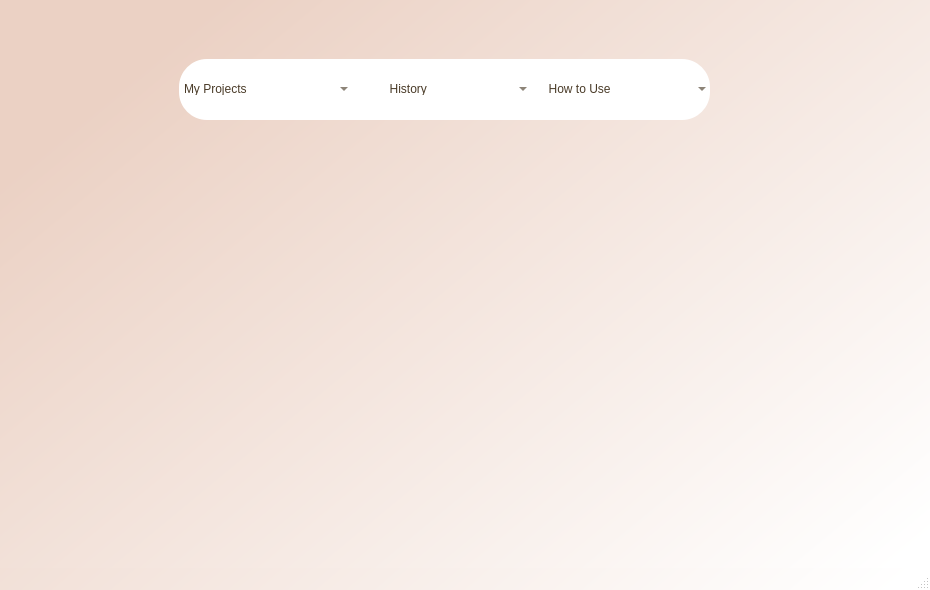
<?xml version="1.0" encoding="UTF-8"?>
<ui version="4.0">
 <class>MainWindow</class>
 <widget class="QMainWindow" name="MainWindow">
  <property name="windowModality">
   <enum>Qt::NonModal</enum>
  </property>
  <property name="enabled">
   <bool>true</bool>
  </property>
  <property name="geometry">
   <rect>
    <x>0</x>
    <y>0</y>
    <width>930</width>
    <height>590</height>
   </rect>
  </property>
  <property name="minimumSize">
   <size>
    <width>100</width>
    <height>200</height>
   </size>
  </property>
  <property name="maximumSize">
   <size>
    <width>1452</width>
    <height>1024</height>
   </size>
  </property>
  <property name="windowTitle">
   <string>MainWindow</string>
  </property>
  <property name="styleSheet">
   <string notr="true">#MainWindow{
background-color: qlineargradient(spread:pad, x1:0.045, y1:0.261, x2:0.988636, y2:0.955, stop:0 rgba(235, 209, 196, 255), stop:1 rgba(255, 255, 255, 255));
width: fit-content;
heigth: fit-content;
block-size: fit-content;
}
</string>
  </property>
  <widget class="QWidget" name="centralwidget">
   <property name="styleSheet">
    <string notr="true">#centralwidget{
background-color: qlineargradient(spread:pad, x1:0.045, y1:0.261, x2:0.988636, y2:0.955, stop:0 rgba(235, 209, 196, 255), stop:1 rgba(255, 255, 255, 255));
width: fit-content;
heigth: fit-content;
block-size: fit-content;
}</string>
   </property>
   <widget class="QWidget" name="widget" native="true">
    <property name="geometry">
     <rect>
      <x>-1</x>
      <y>-1</y>
      <width>931</width>
      <height>601</height>
     </rect>
    </property>
    <property name="styleSheet">
     <string notr="true">width: fit-content;
block-size: fit-content;</string>
    </property>
    <layout class="QVBoxLayout" name="verticalLayout">
     <item>
      <widget class="QWidget" name="widget_2" native="true">
       <widget class="QWidget" name="threeBtn" native="true">
        <property name="geometry">
         <rect>
          <x>180</x>
          <y>60</y>
          <width>531</width>
          <height>61</height>
         </rect>
        </property>
        <property name="styleSheet">
         <string notr="true">#threeBtn{
background-color: rgb(255, 255, 255);
border-radius:28px;
}
</string>
        </property>
        <layout class="QHBoxLayout" name="horizontalLayout">
         <item>
          <widget class="QComboBox" name="myProjects">
           <property name="minimumSize">
            <size>
             <width>25</width>
             <height>0</height>
            </size>
           </property>
           <property name="styleSheet">
            <string notr="true">#myProjects{
border-radius:4px;
font: 600 12pt &quot;Segoe UI&quot;;
color:#4A3B28;
background: transparent;
}
#myProjects::drop-down{
image:url(:/images/arrowdown.png);
width: 20px;
height: 20px;
}
#myProjects QAbstractItemView {
background-color: rgba(255, 255, 255, 0.75);
border-bottom-left-radius: 15px;
border-bottom-right-radius: 15px;
padding: 10px;
outline: none;
}
#myProjects QAbstractItemView::item {
background-color: #FFFFFF;
color: #4A3B28;
text-align: center;
    }
#myProjects.comboBoxClass QLineEdit {
    text-align: center;
}
QListView{
    border:                 none;
    color:                      rgb(87, 96, 134);
    background-color:   rgb(255, 255, 255);
    font-weight:            bold;
    selection-background-color: rgb(47, 175, 178);
    show-decoration-selected: 1;
    margin-left:                -10px;
    padding-left    :           15px;
}

QListView::item:hover{

    background-color:   rgb(47, 175, 178);
    border:                 none;
}</string>
           </property>
           <item>
            <property name="text">
             <string>My Projects</string>
            </property>
           </item>
          </widget>
         </item>
         <item>
          <widget class="QComboBox" name="history">
           <property name="styleSheet">
            <string notr="true">#history{
border-radius:4px;
font: 600 12pt &quot;Segoe UI&quot;;
color:#4A3B28;
background: transparent;
}
#history::drop-down{
image:url(:/images/arrowdown.png);
width: 20px;
height: 20px;
}
#history QAbstractItemView {
background-color: rgba(255, 255, 255, 0.75);
border-bottom-left-radius: 15px;
border-bottom-right-radius: 15px;
padding: 10px;
outline: none;
}
#history QAbstractItemView::item {
background-color: #FFFFFF;
color: #4A3B28;
text-align: center;
    }
#history.comboBoxClass QLineEdit {
    text-align: center;
}</string>
           </property>
           <item>
            <property name="text">
             <string>        History</string>
            </property>
           </item>
          </widget>
         </item>
         <item>
          <widget class="QComboBox" name="howtoUse">
           <property name="styleSheet">
            <string notr="true">#howtoUse{
border-radius:4px;
font: 600 12pt &quot;Segoe UI&quot;;
color:#4A3B28;
background: transparent;
}
#howtoUse::drop-down{
image:url(:/images/arrowdown.png);
width: 20px;
height: 20px;
}
#howtoUse QAbstractItemView {
background-color: rgba(255, 255, 255, 0.75);
border-bottom-left-radius: 15px;
border-bottom-right-radius: 15px;
padding: 10px;
outline: none;
}
#howtoUse QAbstractItemView::item {
background-color: #FFFFFF;
color: #4A3B28;
text-align: center;
    }
#howtoUse.comboBoxClass QLineEdit {
    text-align: center;
}</string>
           </property>
           <item>
            <property name="text">
             <string>  How to Use</string>
            </property>
           </item>
          </widget>
         </item>
        </layout>
       </widget>
      </widget>
     </item>
     <item>
      <widget class="QWidget" name="widget_3" native="true">
       <widget class="QWidget" name="widget_6" native="true">
        <property name="geometry">
         <rect>
          <x>210</x>
          <y>10</y>
          <width>481</width>
          <height>151</height>
         </rect>
        </property>
        <property name="styleSheet">
         <string notr="true">background-image: url(:/images/logo.png);
background-repeat: no-repeat; 
background-position: center;</string>
        </property>
       </widget>
      </widget>
     </item>
     <item>
      <widget class="QWidget" name="widget_4" native="true"/>
     </item>
    </layout>
   </widget>
  </widget>
  <widget class="QStatusBar" name="statusbar"/>
 </widget>
 <resources>
  <include location="images/images.qrc"/>
 </resources>
 <connections/>
</ui>
